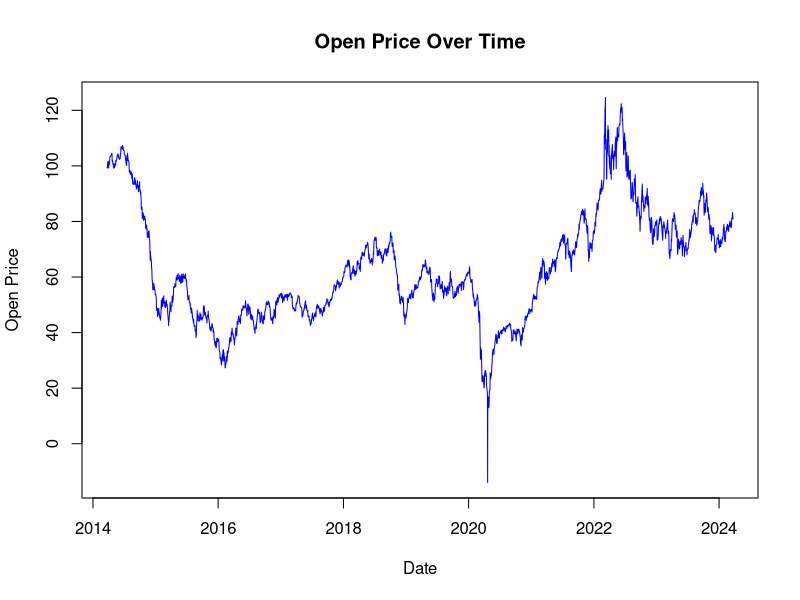
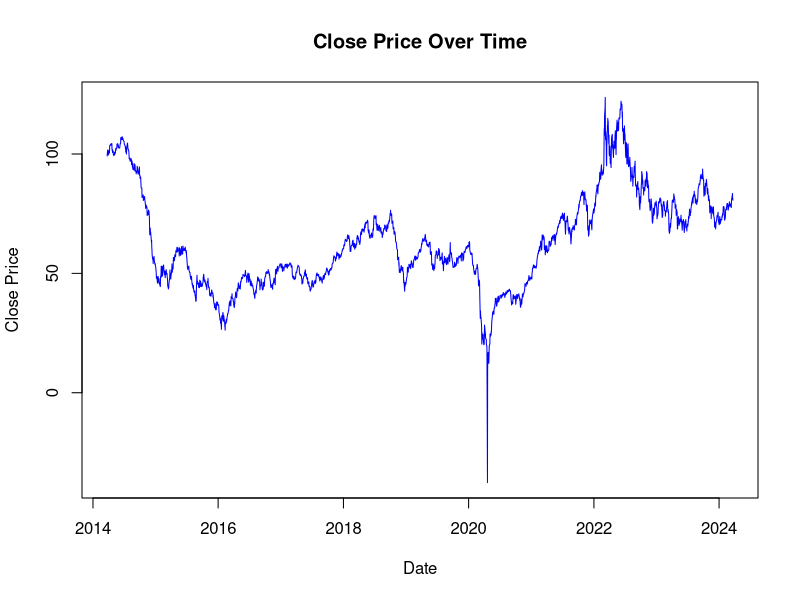
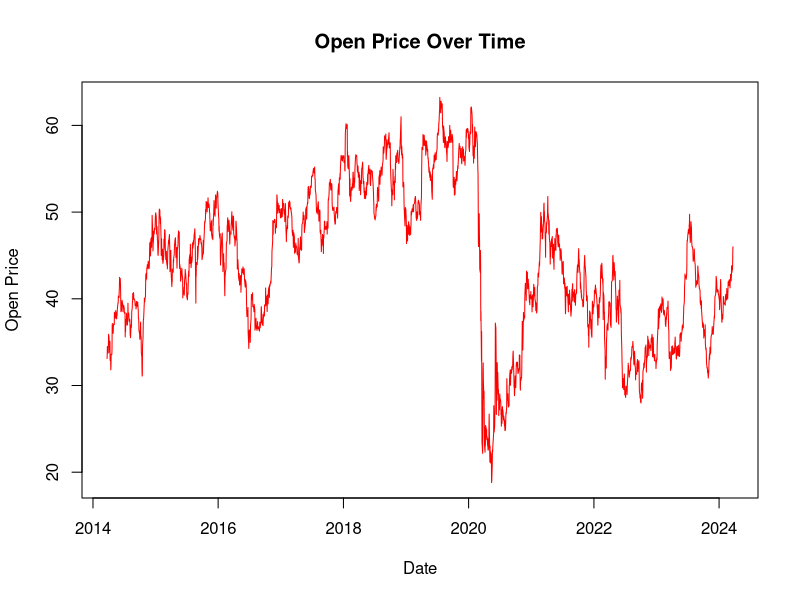
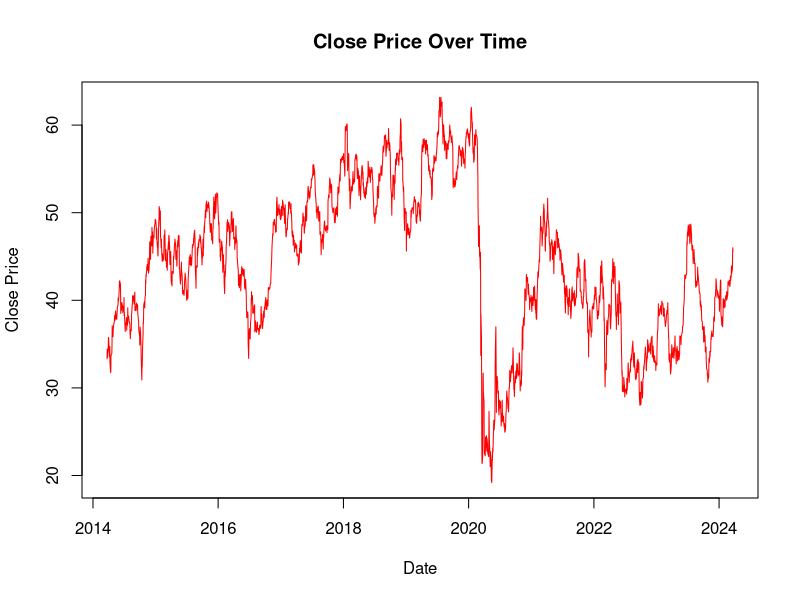
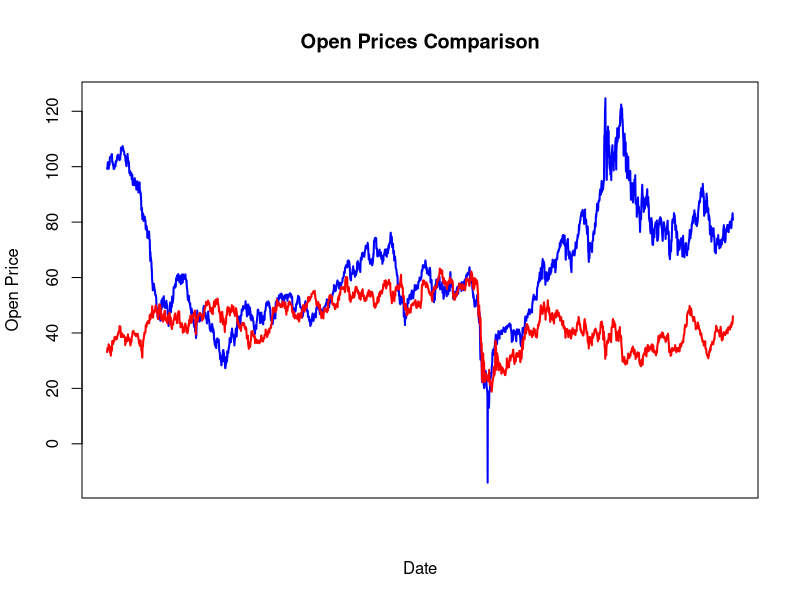
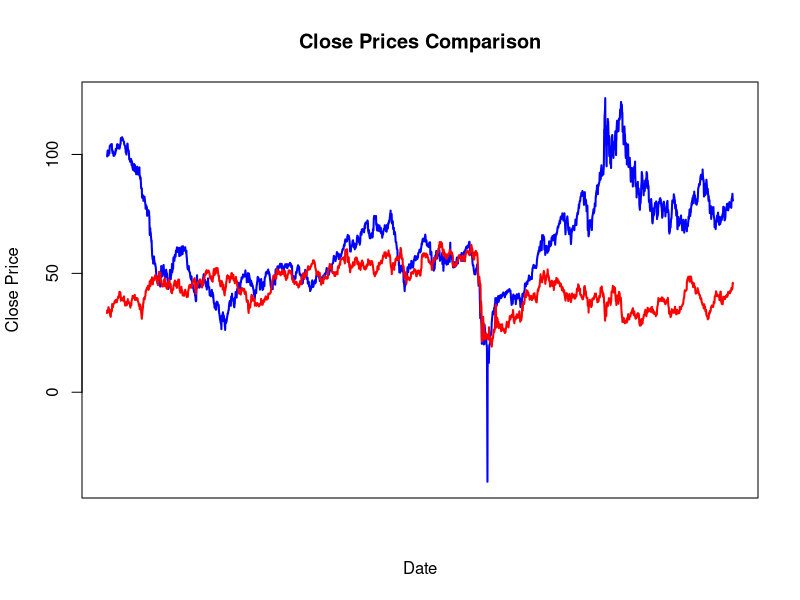
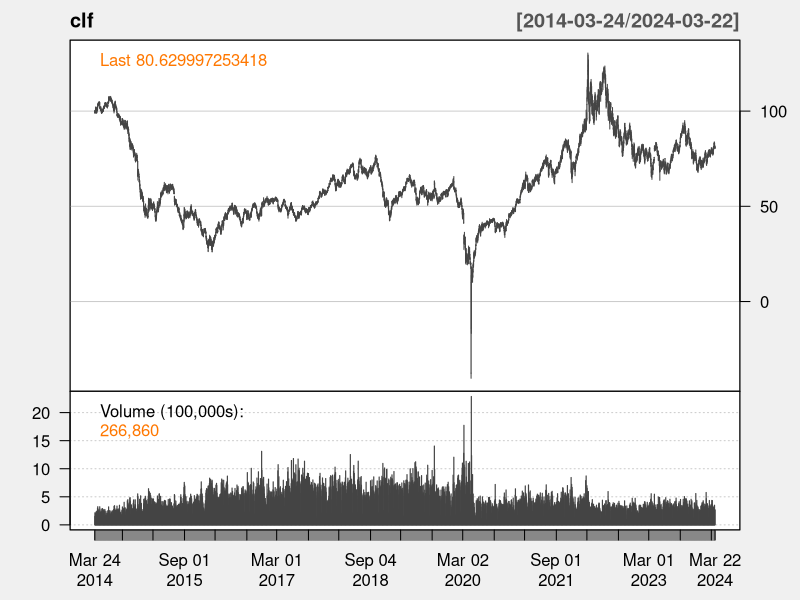
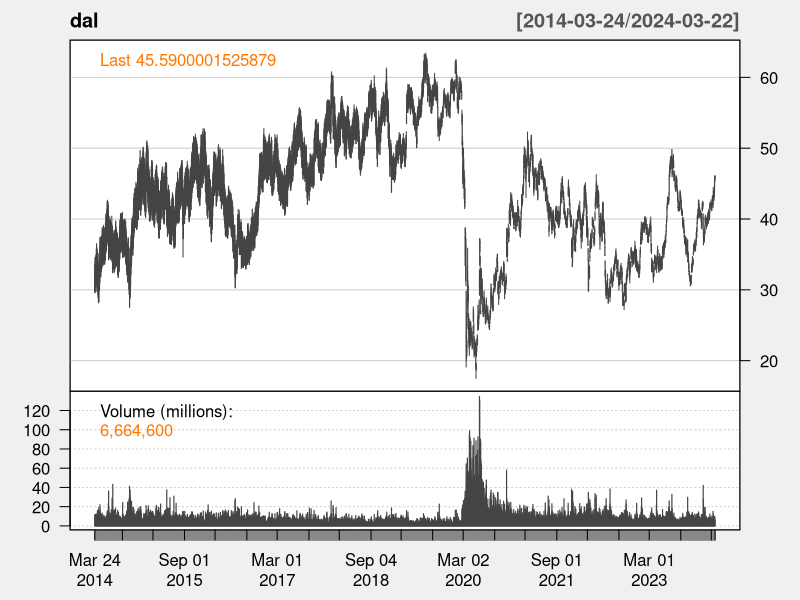

Generate these figures, in order, with R: (Note: this script raises an error after producing the figures.)
## ---- chunk 1
knitr::opts_chunk$set(echo = TRUE)
## ---- chunk 2
clf <- read.csv("../../TrainingData/OriginalCSVs/CLData.csv")
dal <- read.csv("../../TrainingData/OriginalCSVs/DAData.csv")
merged_data <- merge(clf, dal, by = "Date")
## ---- chunk 3
clf$Date <- as.Date(clf$Date, format="%Y-%m-%d")

clf$Open <- as.numeric(clf$Open)
clf$Close <- as.numeric(clf$Close)

dal$Date <- as.Date(dal$Date, format="%Y-%m-%d")

dal$Open <- as.numeric(dal$Open)
dal$Close <- as.numeric(dal$Close)

plot(clf$Date, clf$Open, type = 'l', main = 'Open Price Over Time', xlab = 'Date', ylab = 'Open Price', col = 'blue')

plot(clf$Date, clf$Close, type = 'l', main = 'Close Price Over Time', xlab = 'Date', ylab = 'Close Price', col = 'blue')

plot(dal$Date, dal$Open, type = 'l', main = 'Open Price Over Time', xlab = 'Date', ylab = 'Open Price', col = 'red')

plot(dal$Date, dal$Close, type = 'l', main = 'Close Price Over Time', xlab = 'Date', ylab = 'Close Price', col = 'red')

## ---- chunk 4
y_min <- floor(min(c(min(clf$Open), min(dal$Open))))
y_max <- ceiling(max(c(max(clf$Open), max(dal$Open))))

x_min <- min(c(min(clf$Date), min(dal$Date)))
x_max <- max(c(max(clf$Date), max(dal$Date)))

plot(clf$Date, clf$Open, type = 'l', col = 'blue', lwd = 2,
     xlim = c(x_min, x_max), ylim = c(y_min, y_max),
     xlab = "Date", ylab = "Open Price", main = "Open Prices Comparison",
     xaxt = 'n') 


lines(dal$Date, dal$Open, type = 'l', col = 'red', lwd = 2)

## ---- chunk 5
y_min1 <- floor(min(c(min(clf$Close), min(dal$Close))))
y_max1 <- ceiling(max(c(max(clf$Close), max(dal$Close))))

x_min1 <- min(c(min(clf$Date), min(dal$Date)))
x_max1 <- max(c(max(clf$Date), max(dal$Date)))

plot(clf$Date, clf$Close, type = 'l', col = 'blue', lwd = 2,
     xlim = c(x_min1, x_max1), ylim = c(y_min1, y_max1),
     xlab = "Date", ylab = "Close Price", main = "Close Prices Comparison",
     xaxt = 'n') 


lines(dal$Date, dal$Close, type = 'l', col = 'red', lwd = 2)

## ---- chunk 6
library(quantmod)

chartSeries(clf, type = "candlesticks",theme = chartTheme("white"))
chartSeries(dal, type = "candlesticks",theme = chartTheme("white"))

## ---- chunk 7
library(dplyr)

merged_data$delta_C <- merged_data$Close.x - merged_data$Open.x
merged_data$delta_D <- merged_data$Close.y - merged_data$Open.y

merged_data$delta_C_squared <- merged_data$delta_C^2
merged_data$delta_D_squared <- merged_data$delta_D^2

merged_data$lag_delta_C <- dplyr::lag(merged_data$delta_C,1)
merged_data$lag_delta_D <- dplyr::lag(merged_data$delta_D,1)

merged_data$lag_delta_C_squared <- dplyr::lag(merged_data$delta_C_squared,1)
merged_data$lag_delta_D_squared <- dplyr::lag(merged_data$delta_D_squared,1)

merged_data$lag2_delta_C_squared <- dplyr::lag(merged_data$delta_C_squared,2)
merged_data$lag2_delta_D_squared <- dplyr::lag(merged_data$delta_D_squared,2)

merged_data$lag3_delta_C_squared <- dplyr::lag(merged_data$delta_C_squared,3)
merged_data$lag3_delta_D_squared <- dplyr::lag(merged_data$delta_D_squared,3)
 
merged_data$lag4_delta_C_squared <- dplyr::lag(merged_data$delta_C_squared,4)
merged_data$lag4_delta_D_squared <- dplyr::lag(merged_data$delta_D_squared,4)

write.csv(merged_data, "../../OutputData/Merged_data.csv", row.names = FALSE)
